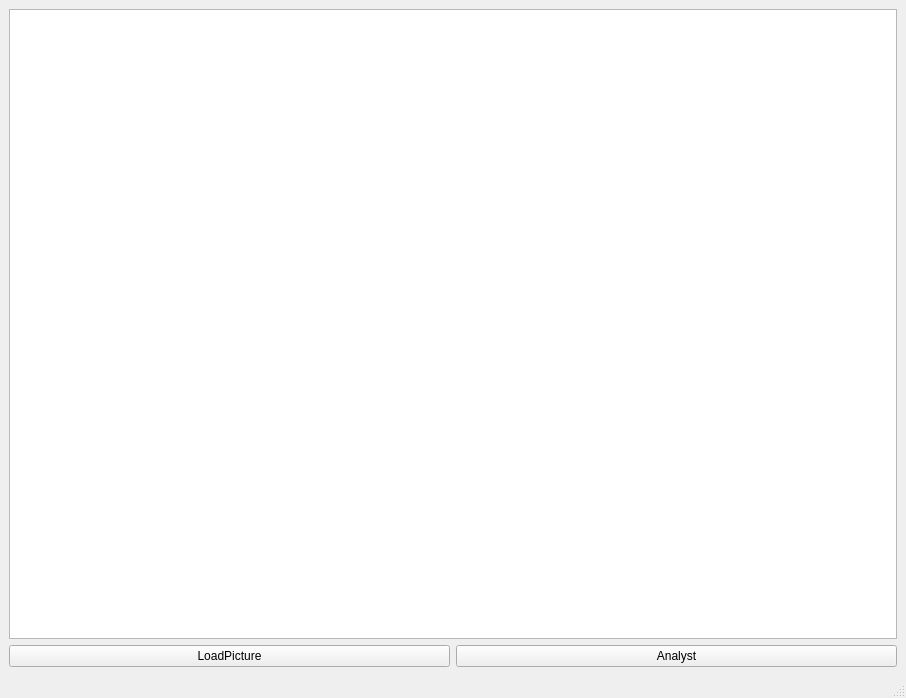
<?xml version="1.0" encoding="UTF-8"?>
<ui version="4.0">
 <class>MainWindow</class>
 <widget class="QMainWindow" name="MainWindow">
  <property name="geometry">
   <rect>
    <x>0</x>
    <y>0</y>
    <width>906</width>
    <height>698</height>
   </rect>
  </property>
  <property name="windowTitle">
   <string>MainWindow</string>
  </property>
  <widget class="QWidget" name="centralwidget">
   <layout class="QVBoxLayout" name="verticalLayout">
    <item>
     <widget class="QGraphicsView" name="graphicsView"/>
    </item>
    <item>
     <layout class="QHBoxLayout" name="horizontalLayout">
      <item>
       <widget class="QPushButton" name="btnLoad">
        <property name="text">
         <string>LoadPicture</string>
        </property>
       </widget>
      </item>
      <item>
       <widget class="QPushButton" name="btnAnalyst">
        <property name="text">
         <string>Analyst</string>
        </property>
       </widget>
      </item>
     </layout>
    </item>
   </layout>
  </widget>
  <widget class="QMenuBar" name="menubar">
   <property name="geometry">
    <rect>
     <x>0</x>
     <y>0</y>
     <width>906</width>
     <height>23</height>
    </rect>
   </property>
  </widget>
  <widget class="QStatusBar" name="statusbar"/>
 </widget>
 <resources/>
 <connections/>
</ui>
